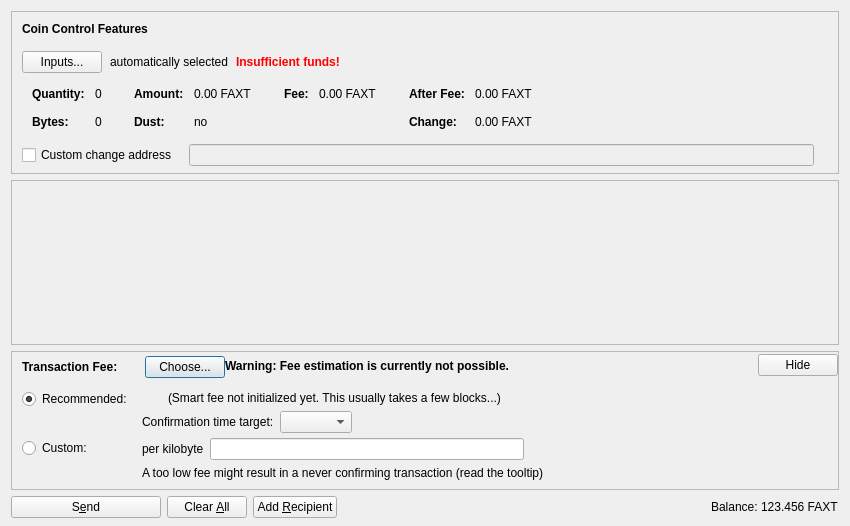
<?xml version="1.0" encoding="UTF-8"?>
<ui version="4.0">
 <class>SendCoinsDialog</class>
 <widget class="QDialog" name="SendCoinsDialog">
  <property name="geometry">
   <rect>
    <x>0</x>
    <y>0</y>
    <width>850</width>
    <height>526</height>
   </rect>
  </property>
  <property name="windowTitle">
   <string>Send Coins</string>
  </property>
  <layout class="QVBoxLayout" name="verticalLayout" stretch="0,1,0,0">
   <property name="bottomMargin">
    <number>8</number>
   </property>
   <item>
    <widget class="QFrame" name="frameCoinControl">
     <property name="sizePolicy">
      <sizepolicy hsizetype="Expanding" vsizetype="Expanding">
       <horstretch>0</horstretch>
       <verstretch>0</verstretch>
      </sizepolicy>
     </property>
     <property name="maximumSize">
      <size>
       <width>16777215</width>
       <height>16777215</height>
      </size>
     </property>
     <property name="frameShape">
      <enum>QFrame::StyledPanel</enum>
     </property>
     <property name="frameShadow">
      <enum>QFrame::Sunken</enum>
     </property>
     <layout class="QVBoxLayout" name="verticalLayoutCoinControl2">
      <property name="spacing">
       <number>0</number>
      </property>
      <property name="leftMargin">
       <number>0</number>
      </property>
      <property name="topMargin">
       <number>0</number>
      </property>
      <property name="rightMargin">
       <number>0</number>
      </property>
      <property name="bottomMargin">
       <number>6</number>
      </property>
      <item>
       <layout class="QVBoxLayout" name="verticalLayoutCoinControl" stretch="0,0,0,0,1">
        <property name="spacing">
         <number>0</number>
        </property>
        <property name="leftMargin">
         <number>10</number>
        </property>
        <property name="topMargin">
         <number>10</number>
        </property>
        <item>
         <layout class="QHBoxLayout" name="horizontalLayoutCoinControl1">
          <property name="bottomMargin">
           <number>15</number>
          </property>
          <item>
           <widget class="QLabel" name="labelCoinControlFeatures">
            <property name="sizePolicy">
             <sizepolicy hsizetype="Preferred" vsizetype="Maximum">
              <horstretch>0</horstretch>
              <verstretch>0</verstretch>
             </sizepolicy>
            </property>
            <property name="font">
             <font>
              <weight>75</weight>
              <bold>true</bold>
             </font>
            </property>
            <property name="styleSheet">
             <string notr="true">font-weight:bold;</string>
            </property>
            <property name="text">
             <string>Coin Control Features</string>
            </property>
           </widget>
          </item>
         </layout>
        </item>
        <item>
         <layout class="QHBoxLayout" name="horizontalLayoutCoinControl2" stretch="0,0,0,0">
          <property name="spacing">
           <number>8</number>
          </property>
          <property name="bottomMargin">
           <number>10</number>
          </property>
          <item>
           <widget class="QPushButton" name="pushButtonCoinControl">
            <property name="styleSheet">
             <string notr="true"/>
            </property>
            <property name="text">
             <string>Inputs...</string>
            </property>
            <property name="autoDefault">
             <bool>false</bool>
            </property>
           </widget>
          </item>
          <item>
           <widget class="QLabel" name="labelCoinControlAutomaticallySelected">
            <property name="text">
             <string>automatically selected</string>
            </property>
            <property name="margin">
             <number>5</number>
            </property>
           </widget>
          </item>
          <item>
           <widget class="QLabel" name="labelCoinControlInsuffFunds">
            <property name="font">
             <font>
              <weight>75</weight>
              <bold>true</bold>
             </font>
            </property>
            <property name="styleSheet">
             <string notr="true">color:red;font-weight:bold;</string>
            </property>
            <property name="text">
             <string>Insufficient funds!</string>
            </property>
            <property name="margin">
             <number>5</number>
            </property>
           </widget>
          </item>
          <item>
           <spacer name="horizontalSpacerCoinControl">
            <property name="orientation">
             <enum>Qt::Horizontal</enum>
            </property>
            <property name="sizeHint" stdset="0">
             <size>
              <width>40</width>
              <height>1</height>
             </size>
            </property>
           </spacer>
          </item>
         </layout>
        </item>
        <item>
         <widget class="QWidget" name="widgetCoinControl" native="true">
          <property name="sizePolicy">
           <sizepolicy hsizetype="Preferred" vsizetype="Preferred">
            <horstretch>0</horstretch>
            <verstretch>0</verstretch>
           </sizepolicy>
          </property>
          <property name="minimumSize">
           <size>
            <width>0</width>
            <height>0</height>
           </size>
          </property>
          <property name="styleSheet">
           <string notr="true"/>
          </property>
          <layout class="QHBoxLayout" name="horizontalLayoutCoinControl5">
           <property name="leftMargin">
            <number>0</number>
           </property>
           <property name="topMargin">
            <number>0</number>
           </property>
           <property name="rightMargin">
            <number>0</number>
           </property>
           <property name="bottomMargin">
            <number>0</number>
           </property>
           <item>
            <layout class="QHBoxLayout" name="horizontalLayoutCoinControl3" stretch="0,0,0,1">
             <property name="spacing">
              <number>20</number>
             </property>
             <property name="topMargin">
              <number>0</number>
             </property>
             <property name="bottomMargin">
              <number>10</number>
             </property>
             <item>
              <layout class="QFormLayout" name="formLayoutCoinControl1">
               <property name="horizontalSpacing">
                <number>10</number>
               </property>
               <property name="verticalSpacing">
                <number>14</number>
               </property>
               <property name="leftMargin">
                <number>10</number>
               </property>
               <property name="topMargin">
                <number>4</number>
               </property>
               <property name="rightMargin">
                <number>6</number>
               </property>
               <item row="0" column="0">
                <widget class="QLabel" name="labelCoinControlQuantityText">
                 <property name="font">
                  <font>
                   <weight>75</weight>
                   <bold>true</bold>
                  </font>
                 </property>
                 <property name="text">
                  <string>Quantity:</string>
                 </property>
                 <property name="margin">
                  <number>0</number>
                 </property>
                </widget>
               </item>
               <item row="0" column="1">
                <widget class="QLabel" name="labelCoinControlQuantity">
                 <property name="cursor">
                  <cursorShape>IBeamCursor</cursorShape>
                 </property>
                 <property name="contextMenuPolicy">
                  <enum>Qt::ActionsContextMenu</enum>
                 </property>
                 <property name="text">
                  <string notr="true">0</string>
                 </property>
                 <property name="margin">
                  <number>0</number>
                 </property>
                 <property name="textInteractionFlags">
                  <set>Qt::LinksAccessibleByMouse|Qt::TextSelectableByKeyboard|Qt::TextSelectableByMouse</set>
                 </property>
                </widget>
               </item>
               <item row="1" column="0">
                <widget class="QLabel" name="labelCoinControlBytesText">
                 <property name="font">
                  <font>
                   <weight>75</weight>
                   <bold>true</bold>
                  </font>
                 </property>
                 <property name="text">
                  <string>Bytes:</string>
                 </property>
                </widget>
               </item>
               <item row="1" column="1">
                <widget class="QLabel" name="labelCoinControlBytes">
                 <property name="cursor">
                  <cursorShape>IBeamCursor</cursorShape>
                 </property>
                 <property name="contextMenuPolicy">
                  <enum>Qt::ActionsContextMenu</enum>
                 </property>
                 <property name="text">
                  <string notr="true">0</string>
                 </property>
                 <property name="textInteractionFlags">
                  <set>Qt::LinksAccessibleByMouse|Qt::TextSelectableByKeyboard|Qt::TextSelectableByMouse</set>
                 </property>
                </widget>
               </item>
              </layout>
             </item>
             <item>
              <layout class="QFormLayout" name="formLayoutCoinControl2">
               <property name="horizontalSpacing">
                <number>10</number>
               </property>
               <property name="verticalSpacing">
                <number>14</number>
               </property>
               <property name="leftMargin">
                <number>6</number>
               </property>
               <property name="topMargin">
                <number>4</number>
               </property>
               <property name="rightMargin">
                <number>6</number>
               </property>
               <item row="0" column="0">
                <widget class="QLabel" name="labelCoinControlAmountText">
                 <property name="font">
                  <font>
                   <weight>75</weight>
                   <bold>true</bold>
                  </font>
                 </property>
                 <property name="text">
                  <string>Amount:</string>
                 </property>
                 <property name="margin">
                  <number>0</number>
                 </property>
                </widget>
               </item>
               <item row="0" column="1">
                <widget class="QLabel" name="labelCoinControlAmount">
                 <property name="cursor">
                  <cursorShape>IBeamCursor</cursorShape>
                 </property>
                 <property name="contextMenuPolicy">
                  <enum>Qt::ActionsContextMenu</enum>
                 </property>
                 <property name="text">
                  <string notr="true">0.00 FAXT</string>
                 </property>
                 <property name="textInteractionFlags">
                  <set>Qt::LinksAccessibleByMouse|Qt::TextSelectableByKeyboard|Qt::TextSelectableByMouse</set>
                 </property>
                </widget>
               </item>
               <item row="1" column="0">
                <widget class="QLabel" name="labelCoinControlLowOutputText">
                 <property name="font">
                  <font>
                   <weight>75</weight>
                   <bold>true</bold>
                  </font>
                 </property>
                 <property name="text">
                  <string>Dust:</string>
                 </property>
                </widget>
               </item>
               <item row="1" column="1">
                <widget class="QLabel" name="labelCoinControlLowOutput">
                 <property name="cursor">
                  <cursorShape>IBeamCursor</cursorShape>
                 </property>
                 <property name="contextMenuPolicy">
                  <enum>Qt::ActionsContextMenu</enum>
                 </property>
                 <property name="text">
                  <string notr="true">no</string>
                 </property>
                 <property name="textInteractionFlags">
                  <set>Qt::LinksAccessibleByMouse|Qt::TextSelectableByKeyboard|Qt::TextSelectableByMouse</set>
                 </property>
                </widget>
               </item>
              </layout>
             </item>
             <item>
              <layout class="QFormLayout" name="formLayoutCoinControl3">
               <property name="horizontalSpacing">
                <number>10</number>
               </property>
               <property name="verticalSpacing">
                <number>14</number>
               </property>
               <property name="leftMargin">
                <number>6</number>
               </property>
               <property name="topMargin">
                <number>4</number>
               </property>
               <property name="rightMargin">
                <number>6</number>
               </property>
               <item row="0" column="0">
                <widget class="QLabel" name="labelCoinControlFeeText">
                 <property name="font">
                  <font>
                   <weight>75</weight>
                   <bold>true</bold>
                  </font>
                 </property>
                 <property name="text">
                  <string>Fee:</string>
                 </property>
                 <property name="margin">
                  <number>0</number>
                 </property>
                </widget>
               </item>
               <item row="0" column="1">
                <widget class="QLabel" name="labelCoinControlFee">
                 <property name="cursor">
                  <cursorShape>IBeamCursor</cursorShape>
                 </property>
                 <property name="contextMenuPolicy">
                  <enum>Qt::ActionsContextMenu</enum>
                 </property>
                 <property name="text">
                  <string notr="true">0.00 FAXT</string>
                 </property>
                 <property name="textInteractionFlags">
                  <set>Qt::LinksAccessibleByMouse|Qt::TextSelectableByKeyboard|Qt::TextSelectableByMouse</set>
                 </property>
                </widget>
               </item>
              </layout>
             </item>
             <item>
              <layout class="QFormLayout" name="formLayoutCoinControl4">
               <property name="horizontalSpacing">
                <number>10</number>
               </property>
               <property name="verticalSpacing">
                <number>14</number>
               </property>
               <property name="leftMargin">
                <number>6</number>
               </property>
               <property name="topMargin">
                <number>4</number>
               </property>
               <property name="rightMargin">
                <number>6</number>
               </property>
               <item row="0" column="0">
                <widget class="QLabel" name="labelCoinControlAfterFeeText">
                 <property name="font">
                  <font>
                   <weight>75</weight>
                   <bold>true</bold>
                  </font>
                 </property>
                 <property name="text">
                  <string>After Fee:</string>
                 </property>
                 <property name="margin">
                  <number>0</number>
                 </property>
                </widget>
               </item>
               <item row="0" column="1">
                <widget class="QLabel" name="labelCoinControlAfterFee">
                 <property name="cursor">
                  <cursorShape>IBeamCursor</cursorShape>
                 </property>
                 <property name="contextMenuPolicy">
                  <enum>Qt::ActionsContextMenu</enum>
                 </property>
                 <property name="text">
                  <string notr="true">0.00 FAXT</string>
                 </property>
                 <property name="textInteractionFlags">
                  <set>Qt::LinksAccessibleByMouse|Qt::TextSelectableByKeyboard|Qt::TextSelectableByMouse</set>
                 </property>
                </widget>
               </item>
               <item row="1" column="0">
                <widget class="QLabel" name="labelCoinControlChangeText">
                 <property name="font">
                  <font>
                   <weight>75</weight>
                   <bold>true</bold>
                  </font>
                 </property>
                 <property name="text">
                  <string>Change:</string>
                 </property>
                </widget>
               </item>
               <item row="1" column="1">
                <widget class="QLabel" name="labelCoinControlChange">
                 <property name="cursor">
                  <cursorShape>IBeamCursor</cursorShape>
                 </property>
                 <property name="contextMenuPolicy">
                  <enum>Qt::ActionsContextMenu</enum>
                 </property>
                 <property name="text">
                  <string notr="true">0.00 FAXT</string>
                 </property>
                 <property name="textInteractionFlags">
                  <set>Qt::LinksAccessibleByMouse|Qt::TextSelectableByKeyboard|Qt::TextSelectableByMouse</set>
                 </property>
                </widget>
               </item>
              </layout>
             </item>
            </layout>
           </item>
          </layout>
         </widget>
        </item>
        <item>
         <layout class="QHBoxLayout" name="horizontalLayoutCoinControl4" stretch="0,0,0">
          <property name="spacing">
           <number>12</number>
          </property>
          <property name="sizeConstraint">
           <enum>QLayout::SetDefaultConstraint</enum>
          </property>
          <property name="topMargin">
           <number>5</number>
          </property>
          <property name="rightMargin">
           <number>5</number>
          </property>
          <item>
           <widget class="QCheckBox" name="checkBoxCoinControlChange">
            <property name="toolTip">
             <string>If this is activated, but the change address is empty or invalid, change will be sent to a newly generated address.</string>
            </property>
            <property name="text">
             <string>Custom change address</string>
            </property>
           </widget>
          </item>
          <item>
           <widget class="QValidatedLineEdit" name="lineEditCoinControlChange">
            <property name="enabled">
             <bool>false</bool>
            </property>
            <property name="sizePolicy">
             <sizepolicy hsizetype="Expanding" vsizetype="Fixed">
              <horstretch>0</horstretch>
              <verstretch>0</verstretch>
             </sizepolicy>
            </property>
           </widget>
          </item>
          <item>
           <widget class="QLabel" name="labelCoinControlChangeLabel">
            <property name="sizePolicy">
             <sizepolicy hsizetype="Preferred" vsizetype="Expanding">
              <horstretch>0</horstretch>
              <verstretch>0</verstretch>
             </sizepolicy>
            </property>
            <property name="minimumSize">
             <size>
              <width>0</width>
              <height>0</height>
             </size>
            </property>
            <property name="text">
             <string/>
            </property>
            <property name="margin">
             <number>3</number>
            </property>
           </widget>
          </item>
         </layout>
        </item>
        <item>
         <spacer name="verticalSpacerCoinControl">
          <property name="orientation">
           <enum>Qt::Vertical</enum>
          </property>
          <property name="sizeHint" stdset="0">
           <size>
            <width>800</width>
            <height>1</height>
           </size>
          </property>
         </spacer>
        </item>
       </layout>
      </item>
     </layout>
    </widget>
   </item>
   <item>
    <widget class="QScrollArea" name="scrollArea">
     <property name="widgetResizable">
      <bool>true</bool>
     </property>
     <widget class="QWidget" name="scrollAreaWidgetContents">
      <property name="geometry">
       <rect>
        <x>0</x>
        <y>0</y>
        <width>830</width>
        <height>104</height>
       </rect>
      </property>
      <layout class="QVBoxLayout" name="verticalLayout_2" stretch="0,1">
       <property name="leftMargin">
        <number>0</number>
       </property>
       <property name="topMargin">
        <number>0</number>
       </property>
       <property name="rightMargin">
        <number>0</number>
       </property>
       <property name="bottomMargin">
        <number>0</number>
       </property>
       <item>
        <layout class="QVBoxLayout" name="entries">
         <property name="spacing">
          <number>6</number>
         </property>
        </layout>
       </item>
       <item>
        <spacer name="verticalSpacer">
         <property name="orientation">
          <enum>Qt::Vertical</enum>
         </property>
         <property name="sizeHint" stdset="0">
          <size>
           <width>20</width>
           <height>40</height>
          </size>
         </property>
        </spacer>
       </item>
      </layout>
     </widget>
    </widget>
   </item>
   <item>
    <widget class="QFrame" name="frameFee">
     <property name="sizePolicy">
      <sizepolicy hsizetype="Expanding" vsizetype="Expanding">
       <horstretch>0</horstretch>
       <verstretch>0</verstretch>
      </sizepolicy>
     </property>
     <property name="maximumSize">
      <size>
       <width>16777215</width>
       <height>16777215</height>
      </size>
     </property>
     <property name="frameShape">
      <enum>QFrame::StyledPanel</enum>
     </property>
     <property name="frameShadow">
      <enum>QFrame::Sunken</enum>
     </property>
     <layout class="QVBoxLayout" name="verticalLayoutFee1">
      <property name="spacing">
       <number>0</number>
      </property>
      <property name="leftMargin">
       <number>0</number>
      </property>
      <property name="topMargin">
       <number>0</number>
      </property>
      <property name="rightMargin">
       <number>0</number>
      </property>
      <property name="bottomMargin">
       <number>0</number>
      </property>
      <item>
       <layout class="QVBoxLayout" name="verticalLayoutFee2" stretch="0,0,0">
        <property name="spacing">
         <number>0</number>
        </property>
        <property name="leftMargin">
         <number>10</number>
        </property>
        <property name="topMargin">
         <number>0</number>
        </property>
        <item>
         <layout class="QHBoxLayout" name="horizontalLayoutFee1">
          <property name="bottomMargin">
           <number>0</number>
          </property>
          <item>
           <layout class="QVBoxLayout" name="verticalLayoutFee7">
            <property name="spacing">
             <number>0</number>
            </property>
            <item>
             <spacer name="verticalSpacerSmartFee">
              <property name="orientation">
               <enum>Qt::Vertical</enum>
              </property>
              <property name="sizeType">
               <enum>QSizePolicy::Fixed</enum>
              </property>
              <property name="sizeHint" stdset="0">
               <size>
                <width>1</width>
                <height>4</height>
               </size>
              </property>
             </spacer>
            </item>
            <item>
             <layout class="QHBoxLayout" name="horizontalLayoutSmartFee">
              <property name="spacing">
               <number>10</number>
              </property>
              <item>
               <widget class="QLabel" name="labelFeeHeadline">
                <property name="sizePolicy">
                 <sizepolicy hsizetype="Preferred" vsizetype="Maximum">
                  <horstretch>0</horstretch>
                  <verstretch>0</verstretch>
                 </sizepolicy>
                </property>
                <property name="font">
                 <font>
                  <weight>75</weight>
                  <bold>true</bold>
                 </font>
                </property>
                <property name="styleSheet">
                 <string notr="true">font-weight:bold;</string>
                </property>
                <property name="text">
                 <string>Transaction Fee:</string>
                </property>
               </widget>
              </item>
              <item>
               <widget class="QLabel" name="labelFeeMinimized">
                <property name="text">
                 <string/>
                </property>
               </widget>
              </item>
              <item>
               <widget class="QPushButton" name="buttonChooseFee">
                <property name="text">
                 <string>Choose...</string>
                </property>
               </widget>
              </item>
             </layout>
            </item>
            <item>
             <spacer name="verticalSpacer_5">
              <property name="orientation">
               <enum>Qt::Vertical</enum>
              </property>
              <property name="sizeHint" stdset="0">
               <size>
                <width>1</width>
                <height>1</height>
               </size>
              </property>
             </spacer>
            </item>
           </layout>
          </item>
          <item>
           <widget class="QLabel" name="fallbackFeeWarningLabel">
            <property name="toolTip">
             <string>Using the fallbackfee can result in sending a transaction that will take several hours or days (or never) to confirm. Consider choosing your fee manually or wait until you have validated the complete chain.</string>
            </property>
            <property name="font">
            <font>
                <weight>75</weight>
                <bold>true</bold>
            </font>
            </property>
            <property name="text">
             <string>Warning: Fee estimation is currently not possible.</string>
            </property>
            <property name="wordWrap">
             <bool>false</bool>
            </property>
           </widget>
          </item>
          <item>
           <spacer name="horizontalSpacer_4">
            <property name="orientation">
             <enum>Qt::Horizontal</enum>
            </property>
            <property name="sizeType">
             <enum>QSizePolicy::MinimumExpanding</enum>
            </property>
            <property name="sizeHint" stdset="0">
             <size>
              <width>40</width>
              <height>20</height>
             </size>
            </property>
           </spacer>
          </item>
          <item>
           <widget class="QPushButton" name="buttonMinimizeFee">
            <property name="toolTip">
             <string>collapse fee-settings</string>
            </property>
            <property name="text">
             <string>Hide</string>
            </property>
           </widget>
          </item>
         </layout>
        </item>
        <item>
         <widget class="QFrame" name="frameFeeSelection">
          <layout class="QVBoxLayout" name="verticalLayoutFee12">
           <property name="spacing">
            <number>0</number>
           </property>
           <property name="leftMargin">
            <number>0</number>
           </property>
           <property name="topMargin">
            <number>0</number>
           </property>
           <property name="rightMargin">
            <number>0</number>
           </property>
           <property name="bottomMargin">
            <number>0</number>
           </property>
           <item>
            <layout class="QGridLayout" name="gridLayoutFee">
             <property name="topMargin">
              <number>10</number>
             </property>
             <property name="bottomMargin">
              <number>4</number>
             </property>
             <property name="horizontalSpacing">
              <number>10</number>
             </property>
             <property name="verticalSpacing">
              <number>4</number>
             </property>
             <item row="1" column="1">
              <layout class="QVBoxLayout" name="verticalLayoutFee8">
               <property name="spacing">
                <number>6</number>
               </property>
               <item>
                <layout class="QHBoxLayout" name="horizontalLayoutFee13">
                 <item>
                  <widget class="QLabel" name="labelCustomPerKilobyte">
                   <property name="toolTip">
                    <string>Specify a custom fee per kB (1,000 bytes) of the transaction's virtual size.

Note:  Since the fee is calculated on a per-byte basis, a fee of "100 satoshis per kB" for a transaction size of 500 bytes (half of 1 kB) would ultimately yield a fee of only 50 satoshis.</string>
                   </property>
                   <property name="text">
                    <string>per kilobyte</string>
                   </property>
                  </widget>
                 </item>
                 <item>
                  <widget class="BitcoinAmountField" name="customFee"/>
                 </item>
                 <item>
                  <spacer name="horizontalSpacer_6">
                   <property name="orientation">
                    <enum>Qt::Horizontal</enum>
                   </property>
                   <property name="sizeHint" stdset="0">
                    <size>
                     <width>1</width>
                     <height>1</height>
                    </size>
                   </property>
                  </spacer>
                 </item>
                </layout>
               </item>
               <item>
                <layout class="QHBoxLayout" name="horizontalLayoutFee8">
                 <item>
                  <widget class="QLabel" name="labelCustomFeeWarning">
                   <property name="enabled">
                    <bool>true</bool>
                   </property>
                   <property name="toolTip">
                    <string>When there is less transaction volume than space in the blocks, miners as well as relaying nodes may enforce a minimum fee. Paying only this minimum fee is just fine, but be aware that this can result in a never confirming transaction once there is more demand for faxtcoin transactions than the network can process.</string>
                   </property>
                   <property name="text">
                    <string>A too low fee might result in a never confirming transaction (read the tooltip)</string>
                   </property>
                  </widget>
                 </item>
                 <item>
                  <spacer name="horizontalSpacer_2">
                   <property name="orientation">
                    <enum>Qt::Horizontal</enum>
                   </property>
                   <property name="sizeHint" stdset="0">
                    <size>
                     <width>1</width>
                     <height>1</height>
                    </size>
                   </property>
                  </spacer>
                 </item>
                </layout>
               </item>
              </layout>
             </item>
             <item row="0" column="0">
              <layout class="QVBoxLayout" name="verticalLayoutFee4" stretch="0,1">
               <item>
                <widget class="QRadioButton" name="radioSmartFee">
                 <property name="text">
                  <string>Recommended:</string>
                 </property>
                 <property name="checked">
                  <bool>true</bool>
                 </property>
                 <attribute name="buttonGroup">
                  <string notr="true">groupFee</string>
                 </attribute>
                </widget>
               </item>
               <item>
                <spacer name="verticalSpacer_2">
                 <property name="orientation">
                  <enum>Qt::Vertical</enum>
                 </property>
                 <property name="sizeHint" stdset="0">
                  <size>
                   <width>1</width>
                   <height>1</height>
                  </size>
                 </property>
                </spacer>
               </item>
              </layout>
             </item>
             <item row="1" column="0">
              <layout class="QVBoxLayout" name="verticalLayoutFee9" stretch="0,1">
               <item>
                <widget class="QRadioButton" name="radioCustomFee">
                 <property name="text">
                  <string>Custom:</string>
                 </property>
                 <attribute name="buttonGroup">
                  <string notr="true">groupFee</string>
                 </attribute>
                </widget>
               </item>
               <item>
                <spacer name="verticalSpacer_6">
                 <property name="orientation">
                  <enum>Qt::Vertical</enum>
                 </property>
                 <property name="sizeHint" stdset="0">
                  <size>
                   <width>1</width>
                   <height>1</height>
                  </size>
                 </property>
                </spacer>
               </item>
              </layout>
             </item>
             <item row="0" column="1">
              <layout class="QVBoxLayout" name="verticalLayoutFee3" stretch="0,0,1">
               <property name="spacing">
                <number>6</number>
               </property>
               <property name="topMargin">
                <number>2</number>
               </property>
               <item>
                <layout class="QHBoxLayout" name="horizontalLayoutFee12">
                 <item>
                  <widget class="QLabel" name="labelSmartFee">
                   <property name="text">
                    <string/>
                   </property>
                  </widget>
                 </item>
                 <item>
                  <widget class="QLabel" name="labelFeeEstimation">
                   <property name="text">
                    <string/>
                   </property>
                  </widget>
                 </item>
                 <item>
                  <widget class="QLabel" name="labelSmartFee2">
                   <property name="text">
                    <string>(Smart fee not initialized yet. This usually takes a few blocks...)</string>
                   </property>
                  </widget>
                 </item>
                 <item>
                  <spacer name="horizontalSpacer_5">
                   <property name="orientation">
                    <enum>Qt::Horizontal</enum>
                   </property>
                   <property name="sizeHint" stdset="0">
                    <size>
                     <width>1</width>
                     <height>1</height>
                    </size>
                   </property>
                  </spacer>
                 </item>
                </layout>
               </item>
               <item>
                <layout class="QHBoxLayout" name="horizontalLayoutFee9">
                 <item>
                  <layout class="QVBoxLayout" name="verticalLayoutFee6">
                   <item>
                    <widget class="QLabel" name="labelSmartFee3">
                     <property name="text">
                      <string>Confirmation time target:</string>
                     </property>
                    </widget>
                   </item>
                  </layout>
                 </item>
                 <item>
                  <layout class="QVBoxLayout" name="verticalLayoutFee5">
                   <property name="rightMargin">
                    <number>30</number>
                   </property>
                   <item>
                    <layout class="QHBoxLayout" name="horizontalLayoutConfTarget">
                     <property name="bottomMargin">
                      <number>0</number>
                     </property>
                     <item>
                      <widget class="QComboBox" name="confTargetSelector"/>
                     </item>
                     <item>
                      <spacer name="horizontalSpacerConfTarget">
                       <property name="orientation">
                        <enum>Qt::Horizontal</enum>
                       </property>
                       <property name="sizeHint" stdset="0">
                        <size>
                         <width>40</width>
                         <height>20</height>
                        </size>
                       </property>
                      </spacer>
                     </item>
                    </layout>
                   </item>
                  </layout>
                 </item>
                </layout>
               </item>
               <item>
                <spacer name="verticalSpacer_4">
                 <property name="orientation">
                  <enum>Qt::Vertical</enum>
                 </property>
                 <property name="sizeHint" stdset="0">
                  <size>
                   <width>1</width>
                   <height>1</height>
                  </size>
                 </property>
                </spacer>
               </item>
              </layout>
             </item>
            </layout>
           </item>
          </layout>
         </widget>
        </item>
        <item>
         <spacer name="verticalSpacerFee">
          <property name="orientation">
           <enum>Qt::Vertical</enum>
          </property>
          <property name="sizeHint" stdset="0">
           <size>
            <width>40</width>
            <height>5</height>
           </size>
          </property>
         </spacer>
        </item>
       </layout>
      </item>
     </layout>
    </widget>
   </item>
   <item>
    <layout class="QHBoxLayout" name="horizontalLayout">
     <item>
      <widget class="QPushButton" name="sendButton">
       <property name="minimumSize">
        <size>
         <width>150</width>
         <height>0</height>
        </size>
       </property>
       <property name="toolTip">
        <string>Confirm the send action</string>
       </property>
       <property name="text">
        <string>S&amp;end</string>
       </property>
       <property name="icon">
        <iconset resource="../bitcoin.qrc">
         <normaloff>:/icons/send</normaloff>:/icons/send</iconset>
       </property>
       <property name="autoDefault">
        <bool>false</bool>
       </property>
       <property name="default">
        <bool>false</bool>
       </property>
      </widget>
     </item>
     <item>
      <widget class="QPushButton" name="clearButton">
       <property name="sizePolicy">
        <sizepolicy hsizetype="Minimum" vsizetype="Fixed">
         <horstretch>0</horstretch>
         <verstretch>0</verstretch>
        </sizepolicy>
       </property>
       <property name="toolTip">
        <string>Clear all fields of the form.</string>
       </property>
       <property name="text">
        <string>Clear &amp;All</string>
       </property>
       <property name="icon">
        <iconset resource="../bitcoin.qrc">
         <normaloff>:/icons/remove</normaloff>:/icons/remove</iconset>
       </property>
       <property name="autoDefault">
        <bool>false</bool>
       </property>
      </widget>
     </item>
     <item>
      <widget class="QPushButton" name="addButton">
       <property name="toolTip">
        <string>Send to multiple recipients at once</string>
       </property>
       <property name="text">
        <string>Add &amp;Recipient</string>
       </property>
       <property name="icon">
        <iconset resource="../bitcoin.qrc">
         <normaloff>:/icons/add</normaloff>:/icons/add</iconset>
       </property>
       <property name="autoDefault">
        <bool>false</bool>
       </property>
      </widget>
     </item>
     <item>
      <spacer name="horizontalSpacer">
       <property name="orientation">
        <enum>Qt::Horizontal</enum>
       </property>
       <property name="sizeHint" stdset="0">
        <size>
         <width>40</width>
         <height>20</height>
        </size>
       </property>
      </spacer>
     </item>
     <item>
      <layout class="QHBoxLayout" name="horizontalLayout_2">
       <property name="spacing">
        <number>3</number>
       </property>
       <item>
        <widget class="QLabel" name="label">
         <property name="sizePolicy">
          <sizepolicy hsizetype="Preferred" vsizetype="Fixed">
           <horstretch>0</horstretch>
           <verstretch>0</verstretch>
          </sizepolicy>
         </property>
         <property name="text">
          <string>Balance:</string>
         </property>
        </widget>
       </item>
       <item>
        <widget class="QLabel" name="labelBalance">
         <property name="sizePolicy">
          <sizepolicy hsizetype="Preferred" vsizetype="Fixed">
           <horstretch>0</horstretch>
           <verstretch>0</verstretch>
          </sizepolicy>
         </property>
         <property name="cursor">
          <cursorShape>IBeamCursor</cursorShape>
         </property>
         <property name="text">
          <string notr="true">123.456 FAXT</string>
         </property>
         <property name="textInteractionFlags">
          <set>Qt::LinksAccessibleByMouse|Qt::TextSelectableByKeyboard|Qt::TextSelectableByMouse</set>
         </property>
        </widget>
       </item>
      </layout>
     </item>
    </layout>
   </item>
  </layout>
 </widget>
 <customwidgets>
  <customwidget>
   <class>QValidatedLineEdit</class>
   <extends>QLineEdit</extends>
   <header>qt/qvalidatedlineedit.h</header>
  </customwidget>
  <customwidget>
   <class>BitcoinAmountField</class>
   <extends>QLineEdit</extends>
   <header>qt/bitcoinamountfield.h</header>
   <container>1</container>
  </customwidget>
 </customwidgets>
 <resources>
  <include location="../bitcoin.qrc"/>
 </resources>
 <connections/>
 <buttongroups>
  <buttongroup name="groupFee"/>
 </buttongroups>
</ui>
